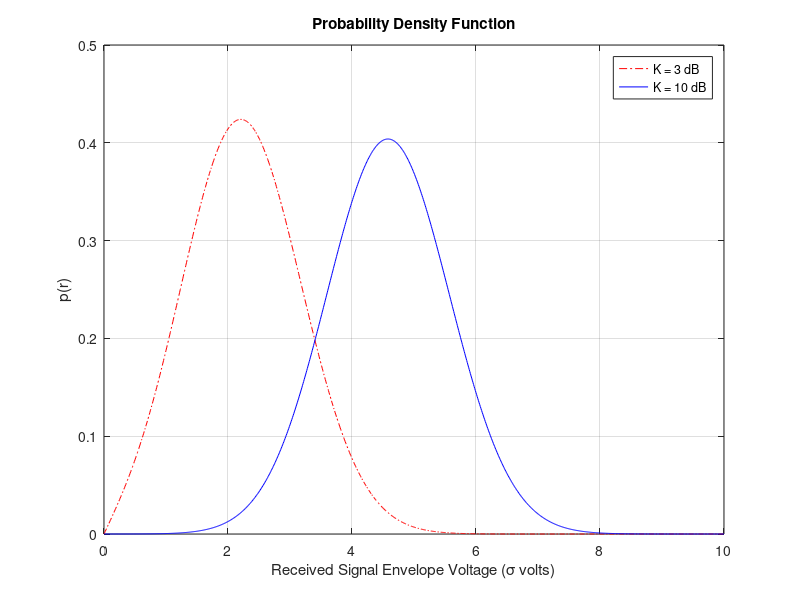
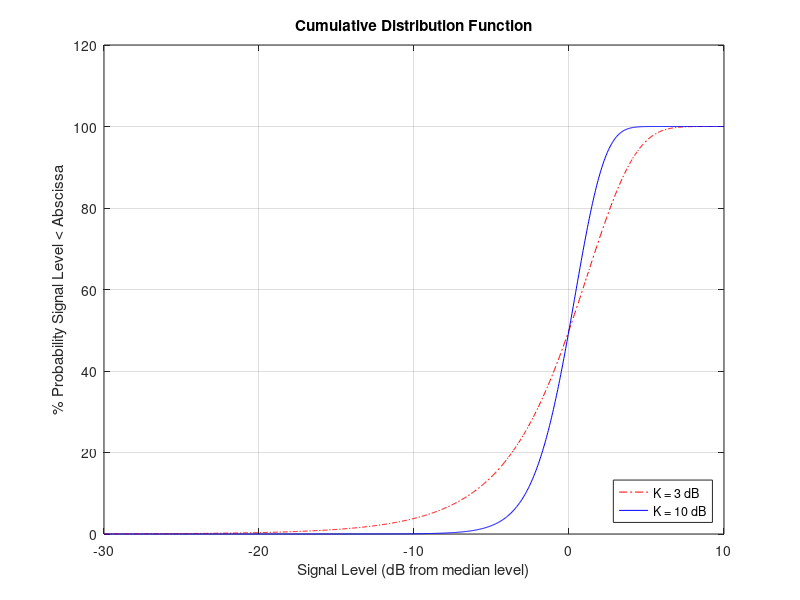
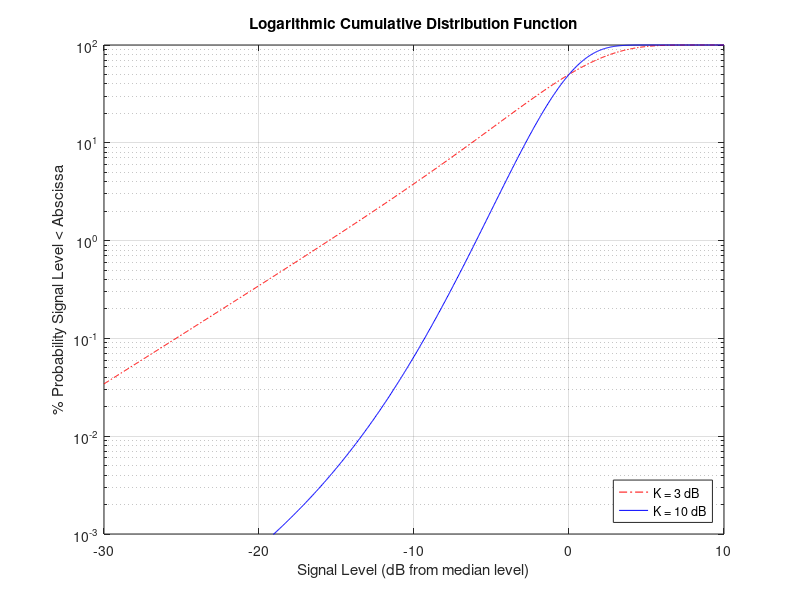

Recreate these plots in MATLAB, in order.
%% Distributions.m
%
% Jordan R. Smith
% ECE 920 - Wireless Communication Systems
%
% Do Rappaport problems 5.25 and 5.26 in the text. The program has a later
% due date, on October 18th.

clear all, close all, clc;

%% Rappaport 5.25
%
% Plot the probability density function and the CDF for a Ricean
% distribution having a
%   (a) K = 10 dB
%   (b) K =  3 dB
% The abscissa of the CDF plot should be labeled in dB relative to the
% median signal level for both plots. Note the median value for a Ricean
% distribution changes as the K-value changes.


t = 0:0.01:10;                  % linspace for plotting.

K10_dB = 10;                    % 10 dB case.
K3_dB = 3;                      % 3 dB case.

K10_linear = 10^(10/10);        % linear units.
K3_linear = 10^(3/10);

% maintaining sigma level at unity. specific to PDF reference x-axis of
% sigma multiples.

sigma3 = 1;
sigma10 = sigma3;

A3 = sqrt(2*K3_linear*((sigma3)^2));
A10 = sqrt(2*K10_linear*((sigma10)^2));

% now, maintaining the peak amplitude parameter (CDF calculations).

A3_constant = 1;
A10_constant = A3_constant;
A6_constant = A10_constant;

sigma3_A = sqrt( ( (A3_constant)^2) / (2 * K3_linear) );
sigma10_A = sqrt( ( (A10_constant)^2) / (2 * K10_linear) );

% Utilizing the Matlab toolbox, generate a Rician Distribution Object with
% parameters s and sigma, where s is the "A' parameter denoting the peak
% amplitude of the dominant signal. With a unity sigma, the PDF will
% provide a consistent probability distribution matching Fig. 5.18 in the
% text.

pd3 = makedist('Rician','s',A3,'sigma',sigma3);
pd10 = makedist('Rician','s',A10,'sigma',sigma10);

cd3 = makedist('Rician','s',A3_constant,'sigma',sigma3_A);
cd10 = makedist('Rician','s',A10_constant,'sigma',sigma10_A);

pdf3 = pdf(pd3,t);              % PDF generation.
pdf10 = pdf(pd10,t);


% Calculate the CDF. Notably, the second argument must be a function of the
% median of the distribution calculated according to each K value. The
% formula being 20*log10(r / rmedian). 20 is used for the case of signal
% voltage, with A being the signal amplitude.

m3 = median(cd3);               % median calculation for each K-value.
m10 = median(cd10);

t2 = linspace(-30,10,1000);     % decibel axis for CDF.
t3 = m3 .* 10.^(t2/20);         % linear units from K=3 median.
t10 = m10 .* 10.^(t2/20);       % linear units from K=10 median.


cdf3 = cdf(cd3,t3);             % CDF generation.
cdf10 = cdf(cd10,t10);

figure(1)
plot(t,pdf3,'r-.',t,pdf10,'b-');grid;
legend('K = 3 dB','K = 10 dB');
legend('Location','NorthEast');
title('Probability Density Function');
xlabel('Received Signal Envelope Voltage (\sigma volts)');
ylabel('p(r)');

figure(2)
plot(t2,100*cdf3,'r-.',t2,100*cdf10,'b-'); grid;
xlim([-30 10]);
legend('K = 3 dB','K = 10 dB');
legend('Location','SouthEast');
title('Cumulative Distribution Function');
xlabel('Signal Level (dB from median level)');
ylabel('% Probability Signal Level < Abscissa');


%% Rappaport 5.26
%
% Based on your answer in problem 5.25, if the median RSSI is -70 dBm, what
% is the likelihood that asignal greater than -80 dBm will be receieved in
% a Ricean fading channel having (a) K = 10 dB and (b) K = 3 dB?

figure(3)
semilogy(t2,100.*cdf3,'r-.',t2,100.*cdf10,'b-'); grid;
xlim([-30 10]);ylim([0.001 100])
legend('K = 3 dB','K = 10 dB');
legend('Location','SouthEast');
title('Logarithmic Cumulative Distribution Function');
xlabel('Signal Level (dB from median level)');
ylabel('% Probability Signal Level < Abscissa');